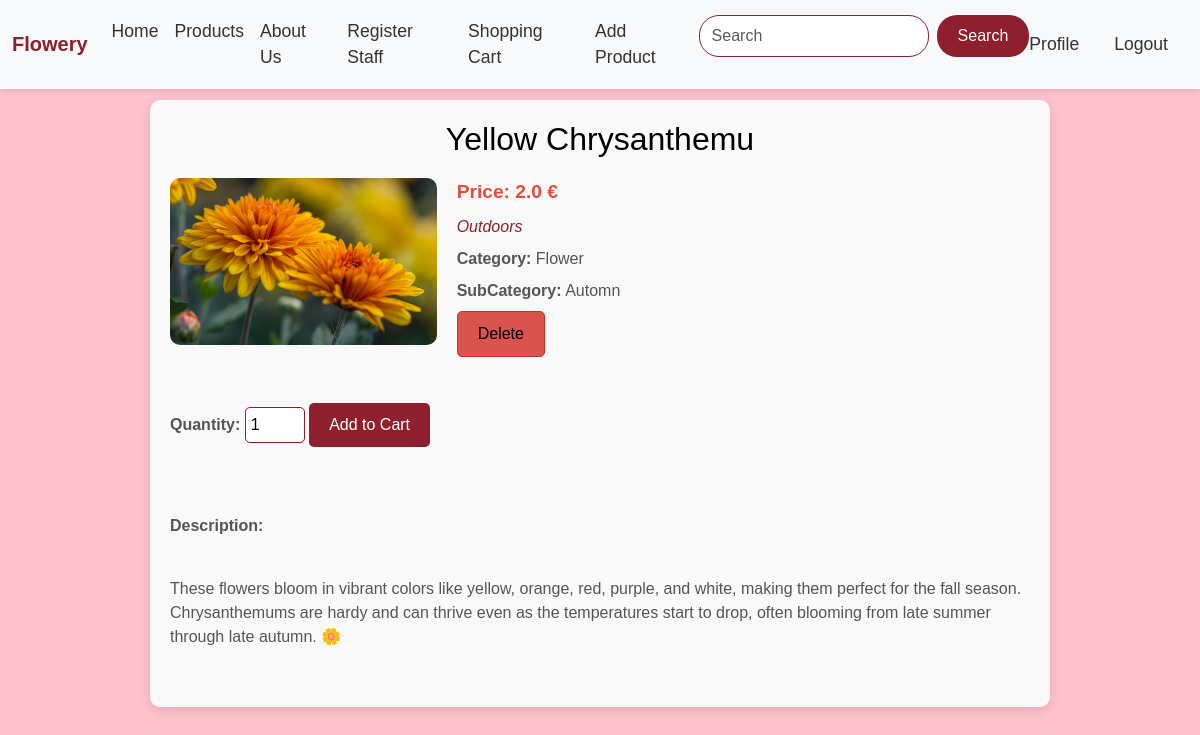
The app's page /product/5/ (signed in) with its own data.
### pinelli_site/models.py (models this page shows)
class Product(models.Model):# model for table in sql with name Product
    title=models.CharField(max_length=50)#create field called title that is varchar(50)
    price=models.FloatField()
    description=models.TextField()
    category=models.CharField(max_length=20)
    sub_category=models.CharField(max_length=20)
    indoors=models.BooleanField()
    image=models.ImageField(upload_to="static/images")

### pinelli_site/views.py (the view)
# urls.py: path("product/<int:id>/",views.product,name="product"), #it will take the id in order to understand for which product will put the details
def product(request,id):#sinartisi pou servirei tin products selida tou site
    if request.method == 'POST':
        product_by_id=Product.objects.get(id=id)#
        product_by_id.delete()
        messages.success(request,f"Product ({product_by_id.title}) deleted successfully")
        return redirect("products")
    if request.method == 'GET':
        product_by_id=Product.objects.get(id=id)#i take from my database the id that the URL has
        return render(request,"product.html",{"product":product_by_id})

### templates/product.html (shortened to what this page needs)
{% extends "base.html" %}
{% block header %}
<link rel="stylesheet" href="/static/css/product.css">
{% endblock %}
{% block body %}
<div class="section">
    <div class="features">
        <h2>{{ product.title }}</h2>
        <div class="feature">
            <div class="feature-image">
                <img src="/{{ product.image }}" alt="{{ product.title }}">
            </div>
            <div class="feature-info">
                <p class="price"><strong>Price:</strong> {{ product.price }} €</p>
                <p class="type">
                    {% if product.indoors %}
                        Indoors
                    {% else %}
                        Outdoors
                    {% endif %}
                </p>
                <p><strong>Category:</strong> {{ product.category }}</p>
                <p><strong>SubCategory:</strong> {{ product.sub_category }}</p>
                {% if user.is_authenticated and user.is_superuser %}
                <form method="POST" action="">
                    <button type="submit" class="add-to-cart delete">Delete</button>
                </form>
                {% endif %}
            </div>
        </div>
        <div class="quantity-section">
            <form method="POST" action="{% url 'add_to_cart' product.id %}">
                <label for="quantity">Quantity:</label>
                <input type="number" id="quantity" name="quantity" min="1" value="1" class="quantity-input">
                <button type="submit" class="add-to-cart">Add to Cart</button>
            </form>
        </div>
        <div class="description">
            <p><strong>Description:</strong></p>
            <p>{{ product.description|linebreaksbr }}</p>
        </div>
    </div>
</div>
{% endblock %}

### static/css/product.css (style rules this page uses)
body { background-color: #FFC1CC; font-family: Arial, sans-serif; color: #000000; margin: 0; padding: 0; padding-top: 60px; }
.quantity-section { display: flex; flex-direction: column; align-items: flex-start; margin-top: 20px; width: 100%; }
.quantity-section label { font-size: 1rem; font-weight: bold; color: #555; }
.quantity-section .quantity-input { margin-top: 5px; padding: 5px; width: 60px; font-size: 1rem; border: 1px solid #8e1f2c; border-radius: 5px; }
.quantity-section .add-to-cart { margin-top: 10px; background-color: #8e1f2c; color: white; border: none; padding: 10px 20px; font-size: 1rem; border-radius: 5px; cursor: pointer; }
.section { display: flex; justify-content: center; align-items: flex-start; min-height: 100vh; padding: 40px; box-sizing: border-box; width: 100%; }
.features { display: flex; flex-direction: column; align-items: center; background-color: #f9f9f9; padding: 20px; border-radius: 10px; width: 100%; max-width: 900px; box-shadow: 0 4px 12px rgba(0, 0, 0, 0.1); }
.features h2 { text-align: center; font-size: 2rem; margin-bottom: 20px; }
.feature { display: flex; flex-direction: row; align-items: flex-start; width: 100%; justify-content: space-between; }
.feature-image { margin-right: 20px; width: 400px; }
.feature-image img { width: 100%; height: auto; border-radius: 10px; }
.feature-info { display: flex; flex-direction: column; justify-content: flex-start; text-align: left; width: 100%; }
.price { font-size: 1.2rem; font-weight: bold; color: #e74c3c; }
.type { font-size: 1rem; font-style: italic; color: #8e1f2c; }
p { font-size: 1rem; color: #555; line-height: 1.5; margin-bottom: 8px; }
p:first-child { font-weight: bold; }
.description { margin-top: 20px; font-size: 1.2rem; color: #333; line-height: 1.6; white-space: pre-line; width: 100%; text-align: left; }
.add-to-cart.delete { background-color: #d9534f; border: 1px solid #c9302c; padding: 10px 20px; font-size: 1rem; border-radius: 5px; cursor: pointer; }

### records on screen
Product: title "Yellow Chrysanthemu", image (picture), price "2.0", category "Flower", sub_category "Automn", description "These flowers bloom in vibrant colors like yellow, orange, red, purple, and white, making them perfect for the fall season. Chrysanthemums are hardy and can thrive even as the temperatures start to drop, often blooming from late summer through late autumn. 🌼"
